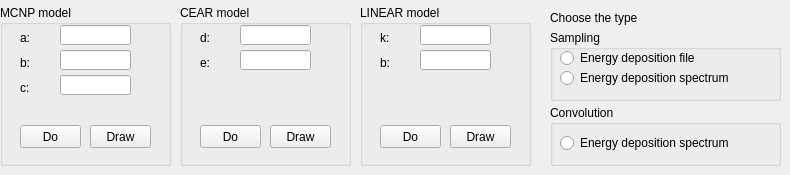
          <widget class="QWidget" name="tab_9">
           <attribute name="title">
            <string>Broaden</string>
           </attribute>
           <widget class="QLabel" name="label_46">
            <property name="geometry">
             <rect>
              <x>550</x>
              <y>10</y>
              <width>181</width>
              <height>16</height>
             </rect>
            </property>
            <property name="text">
             <string>Choose the type</string>
            </property>
           </widget>
           <widget class="QGroupBox" name="groupBox_19">
            <property name="geometry">
             <rect>
              <x>0</x>
              <y>5</y>
              <width>171</width>
              <height>161</height>
             </rect>
            </property>
            <property name="title">
             <string>MCNP model</string>
            </property>
            <widget class="QLabel" name="label_47">
             <property name="geometry">
              <rect>
               <x>20</x>
               <y>25</y>
               <width>21</width>
               <height>16</height>
              </rect>
             </property>
             <property name="text">
              <string>a:</string>
             </property>
            </widget>
            <widget class="QLineEdit" name="let_simu_bro_mc_a">
             <property name="geometry">
              <rect>
               <x>60</x>
               <y>20</y>
               <width>71</width>
               <height>20</height>
              </rect>
             </property>
             <property name="text">
              <string/>
             </property>
            </widget>
            <widget class="QLabel" name="label_48">
             <property name="geometry">
              <rect>
               <x>20</x>
               <y>50</y>
               <width>21</width>
               <height>16</height>
              </rect>
             </property>
             <property name="text">
              <string>b:</string>
             </property>
            </widget>
            <widget class="QLineEdit" name="let_simu_bro_mc_b">
             <property name="geometry">
              <rect>
               <x>60</x>
               <y>45</y>
               <width>71</width>
               <height>20</height>
              </rect>
             </property>
             <property name="text">
              <string/>
             </property>
            </widget>
            <widget class="QLabel" name="label_49">
             <property name="geometry">
              <rect>
               <x>20</x>
               <y>75</y>
               <width>21</width>
               <height>16</height>
              </rect>
             </property>
             <property name="text">
              <string>c:</string>
             </property>
            </widget>
            <widget class="QLineEdit" name="let_simu_bro_mc_c">
             <property name="geometry">
              <rect>
               <x>60</x>
               <y>70</y>
               <width>71</width>
               <height>20</height>
              </rect>
             </property>
             <property name="text">
              <string/>
             </property>
            </widget>
            <widget class="QPushButton" name="pbt_simu_bro_mc_do">
             <property name="geometry">
              <rect>
               <x>20</x>
               <y>120</y>
               <width>61</width>
               <height>23</height>
              </rect>
             </property>
             <property name="text">
              <string>Do</string>
             </property>
            </widget>
            <widget class="QPushButton" name="pbt_simu_bro_mc_draw">
             <property name="geometry">
              <rect>
               <x>90</x>
               <y>120</y>
               <width>61</width>
               <height>23</height>
              </rect>
             </property>
             <property name="text">
              <string>Draw</string>
             </property>
            </widget>
           </widget>
           <widget class="QGroupBox" name="groupBox_20">
            <property name="geometry">
             <rect>
              <x>180</x>
              <y>5</y>
              <width>171</width>
              <height>161</height>
             </rect>
            </property>
            <property name="title">
             <string>CEAR model</string>
            </property>
            <widget class="QLabel" name="label_50">
             <property name="geometry">
              <rect>
               <x>20</x>
               <y>25</y>
               <width>21</width>
               <height>16</height>
              </rect>
             </property>
             <property name="text">
              <string>d:</string>
             </property>
            </widget>
            <widget class="QLineEdit" name="let_simu_bro_cr_a">
             <property name="geometry">
              <rect>
               <x>60</x>
               <y>20</y>
               <width>71</width>
               <height>20</height>
              </rect>
             </property>
             <property name="text">
              <string/>
             </property>
            </widget>
            <widget class="QLabel" name="label_51">
             <property name="geometry">
              <rect>
               <x>20</x>
               <y>50</y>
               <width>21</width>
               <height>16</height>
              </rect>
             </property>
             <property name="text">
              <string>e:</string>
             </property>
            </widget>
            <widget class="QLineEdit" name="let_simu_bro_cr_e">
             <property name="geometry">
              <rect>
               <x>60</x>
               <y>45</y>
               <width>71</width>
               <height>20</height>
              </rect>
             </property>
             <property name="text">
              <string/>
             </property>
            </widget>
            <widget class="QPushButton" name="pbt_simu_bro_cr_do">
             <property name="geometry">
              <rect>
               <x>20</x>
               <y>120</y>
               <width>61</width>
               <height>23</height>
              </rect>
             </property>
             <property name="text">
              <string>Do</string>
             </property>
            </widget>
            <widget class="QPushButton" name="pbt_simu_bro_cr_draw">
             <property name="geometry">
              <rect>
               <x>90</x>
               <y>120</y>
               <width>61</width>
               <height>23</height>
              </rect>
             </property>
             <property name="text">
              <string>Draw</string>
             </property>
            </widget>
           </widget>
           <widget class="QGroupBox" name="groupBox_21">
            <property name="geometry">
             <rect>
              <x>360</x>
              <y>5</y>
              <width>171</width>
              <height>161</height>
             </rect>
            </property>
            <property name="title">
             <string>LINEAR model</string>
            </property>
            <widget class="QLabel" name="label_53">
             <property name="geometry">
              <rect>
               <x>20</x>
               <y>25</y>
               <width>21</width>
               <height>16</height>
              </rect>
             </property>
             <property name="text">
              <string>k:</string>
             </property>
            </widget>
            <widget class="QLineEdit" name="let_simu_bro_ln_k">
             <property name="geometry">
              <rect>
               <x>60</x>
               <y>20</y>
               <width>71</width>
               <height>20</height>
              </rect>
             </property>
             <property name="text">
              <string/>
             </property>
            </widget>
            <widget class="QLabel" name="label_54">
             <property name="geometry">
              <rect>
               <x>20</x>
               <y>50</y>
               <width>21</width>
               <height>16</height>
              </rect>
             </property>
             <property name="text">
              <string>b:</string>
             </property>
            </widget>
            <widget class="QLineEdit" name="let_simu_bro_ln_b">
             <property name="geometry">
              <rect>
               <x>60</x>
               <y>45</y>
               <width>71</width>
               <height>20</height>
              </rect>
             </property>
             <property name="text">
              <string/>
             </property>
            </widget>
            <widget class="QPushButton" name="pbt_simu_bro_ln_do">
             <property name="geometry">
              <rect>
               <x>20</x>
               <y>120</y>
               <width>61</width>
               <height>23</height>
              </rect>
             </property>
             <property name="text">
              <string>Do</string>
             </property>
            </widget>
            <widget class="QPushButton" name="pbt_simu_bro_ln_draw">
             <property name="geometry">
              <rect>
               <x>90</x>
               <y>120</y>
               <width>61</width>
               <height>23</height>
              </rect>
             </property>
             <property name="text">
              <string>Draw</string>
             </property>
            </widget>
           </widget>
           <widget class="QGroupBox" name="groupBox_26">
            <property name="geometry">
             <rect>
              <x>550</x>
              <y>30</y>
              <width>231</width>
              <height>71</height>
             </rect>
            </property>
            <property name="title">
             <string>Sampling</string>
            </property>
            <widget class="QRadioButton" name="radioButton">
             <property name="geometry">
              <rect>
               <x>10</x>
               <y>20</y>
               <width>161</width>
               <height>16</height>
              </rect>
             </property>
             <property name="text">
              <string>Energy deposition file</string>
             </property>
            </widget>
            <widget class="QRadioButton" name="radioButton_2">
             <property name="geometry">
              <rect>
               <x>10</x>
               <y>40</y>
               <width>181</width>
               <height>16</height>
              </rect>
             </property>
             <property name="text">
              <string>Energy deposition spectrum</string>
             </property>
            </widget>
           </widget>
           <widget class="QGroupBox" name="groupBox_27">
            <property name="geometry">
             <rect>
              <x>550</x>
              <y>105</y>
              <width>231</width>
              <height>61</height>
             </rect>
            </property>
            <property name="title">
             <string>Convolution </string>
            </property>
            <widget class="QRadioButton" name="rbt_simu_broaden_conv">
             <property name="geometry">
              <rect>
               <x>10</x>
               <y>30</y>
               <width>181</width>
               <height>16</height>
              </rect>
             </property>
             <property name="text">
              <string>Energy deposition spectrum</string>
             </property>
            </widget>
           </widget>
          </widget>
